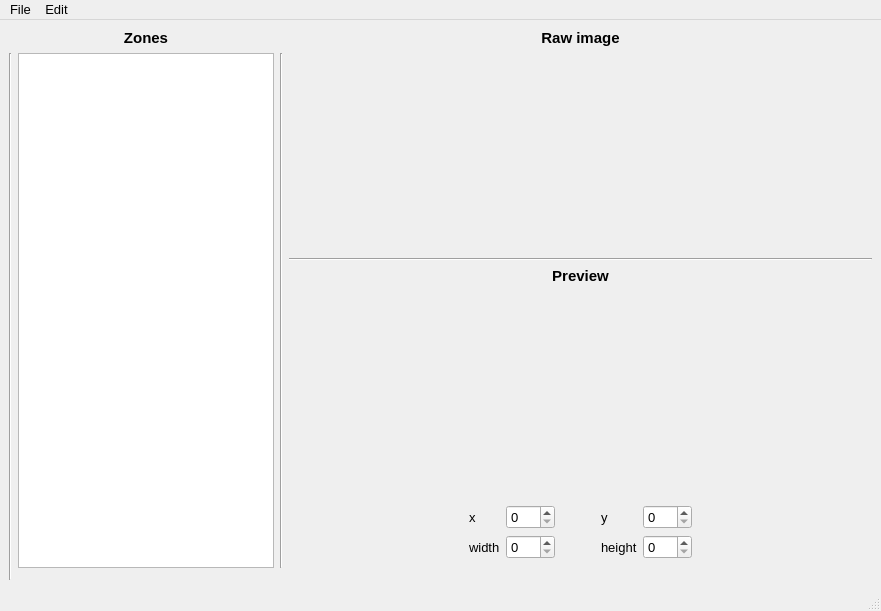
<?xml version="1.0" encoding="UTF-8"?>
<ui version="4.0">
 <class>MainWindow</class>
 <widget class="QMainWindow" name="MainWindow">
  <property name="windowModality">
   <enum>Qt::WindowModal</enum>
  </property>
  <property name="geometry">
   <rect>
    <x>0</x>
    <y>0</y>
    <width>881</width>
    <height>611</height>
   </rect>
  </property>
  <property name="font">
   <font>
    <pointsize>10</pointsize>
   </font>
  </property>
  <property name="windowTitle">
   <string>Zone checker</string>
  </property>
  <property name="windowIcon">
   <iconset>
    <normaloff>../../../../../Users/pbodet/Downloads/saunier_logo.jpg</normaloff>../../../../../Users/pbodet/Downloads/saunier_logo.jpg</iconset>
  </property>
  <property name="autoFillBackground">
   <bool>true</bool>
  </property>
  <property name="dockNestingEnabled">
   <bool>false</bool>
  </property>
  <widget class="QWidget" name="central_widget">
   <layout class="QGridLayout" name="gridLayout">
    <item row="0" column="0" rowspan="4" colspan="3">
     <layout class="QGridLayout" name="gridLayout_3">
      <item row="6" column="7">
       <spacer name="horizontalSpacer_4">
        <property name="orientation">
         <enum>Qt::Horizontal</enum>
        </property>
        <property name="sizeHint" stdset="0">
         <size>
          <width>40</width>
          <height>20</height>
         </size>
        </property>
       </spacer>
      </item>
      <item row="5" column="5" colspan="2">
       <widget class="QLabel" name="label">
        <property name="font">
         <font>
          <pointsize>11</pointsize>
          <weight>75</weight>
          <bold>true</bold>
         </font>
        </property>
        <property name="text">
         <string>Preview</string>
        </property>
        <property name="alignment">
         <set>Qt::AlignCenter</set>
        </property>
       </widget>
      </item>
      <item row="1" column="4">
       <spacer name="horizontalSpacer">
        <property name="orientation">
         <enum>Qt::Horizontal</enum>
        </property>
        <property name="sizeHint" stdset="0">
         <size>
          <width>40</width>
          <height>20</height>
         </size>
        </property>
       </spacer>
      </item>
      <item row="0" column="5" colspan="2">
       <widget class="QLabel" name="tc_number_label">
        <property name="sizePolicy">
         <sizepolicy hsizetype="Preferred" vsizetype="Preferred">
          <horstretch>0</horstretch>
          <verstretch>0</verstretch>
         </sizepolicy>
        </property>
        <property name="font">
         <font>
          <pointsize>11</pointsize>
          <weight>75</weight>
          <bold>true</bold>
         </font>
        </property>
        <property name="toolTip">
         <string/>
        </property>
        <property name="text">
         <string>Raw image</string>
        </property>
        <property name="alignment">
         <set>Qt::AlignCenter</set>
        </property>
       </widget>
      </item>
      <item row="1" column="0" rowspan="13">
       <widget class="Line" name="line">
        <property name="orientation">
         <enum>Qt::Vertical</enum>
        </property>
       </widget>
      </item>
      <item row="1" column="5" rowspan="2" colspan="2">
       <widget class="QLabel" name="input_view">
        <property name="text">
         <string/>
        </property>
        <property name="alignment">
         <set>Qt::AlignCenter</set>
        </property>
       </widget>
      </item>
      <item row="0" column="1" colspan="2">
       <widget class="QLabel" name="label_2">
        <property name="font">
         <font>
          <pointsize>11</pointsize>
          <weight>75</weight>
          <bold>true</bold>
         </font>
        </property>
        <property name="text">
         <string>Zones</string>
        </property>
        <property name="alignment">
         <set>Qt::AlignCenter</set>
        </property>
       </widget>
      </item>
      <item row="6" column="5" rowspan="2" colspan="2">
       <widget class="QLabel" name="output_view">
        <property name="sizePolicy">
         <sizepolicy hsizetype="Preferred" vsizetype="Preferred">
          <horstretch>0</horstretch>
          <verstretch>0</verstretch>
         </sizepolicy>
        </property>
        <property name="mouseTracking">
         <bool>true</bool>
        </property>
        <property name="text">
         <string/>
        </property>
        <property name="alignment">
         <set>Qt::AlignCenter</set>
        </property>
       </widget>
      </item>
      <item row="8" column="5">
       <spacer name="verticalSpacer">
        <property name="orientation">
         <enum>Qt::Vertical</enum>
        </property>
        <property name="sizeHint" stdset="0">
         <size>
          <width>20</width>
          <height>40</height>
         </size>
        </property>
       </spacer>
      </item>
      <item row="4" column="4" colspan="4">
       <widget class="Line" name="line_2">
        <property name="orientation">
         <enum>Qt::Horizontal</enum>
        </property>
       </widget>
      </item>
      <item row="6" column="4">
       <spacer name="horizontalSpacer_3">
        <property name="orientation">
         <enum>Qt::Horizontal</enum>
        </property>
        <property name="sizeHint" stdset="0">
         <size>
          <width>40</width>
          <height>20</height>
         </size>
        </property>
       </spacer>
      </item>
      <item row="9" column="4" rowspan="2" colspan="4">
       <widget class="QWidget" name="widget_2" native="true">
        <layout class="QGridLayout" name="gridLayout_2">
         <item row="0" column="0">
          <spacer name="horizontalSpacer_7">
           <property name="orientation">
            <enum>Qt::Horizontal</enum>
           </property>
           <property name="sizeHint" stdset="0">
            <size>
             <width>40</width>
             <height>20</height>
            </size>
           </property>
          </spacer>
         </item>
         <item row="1" column="1">
          <widget class="QLabel" name="width_label">
           <property name="text">
            <string>width</string>
           </property>
          </widget>
         </item>
         <item row="0" column="6">
          <spacer name="horizontalSpacer_6">
           <property name="orientation">
            <enum>Qt::Horizontal</enum>
           </property>
           <property name="sizeHint" stdset="0">
            <size>
             <width>40</width>
             <height>20</height>
            </size>
           </property>
          </spacer>
         </item>
         <item row="1" column="5">
          <widget class="QSpinBox" name="height_spinbox">
           <property name="accelerated">
            <bool>true</bool>
           </property>
           <property name="maximum">
            <number>999</number>
           </property>
          </widget>
         </item>
         <item row="0" column="3">
          <spacer name="horizontalSpacer_5">
           <property name="orientation">
            <enum>Qt::Horizontal</enum>
           </property>
           <property name="sizeType">
            <enum>QSizePolicy::Fixed</enum>
           </property>
           <property name="sizeHint" stdset="0">
            <size>
             <width>40</width>
             <height>20</height>
            </size>
           </property>
          </spacer>
         </item>
         <item row="0" column="5">
          <widget class="QSpinBox" name="y_spinbox">
           <property name="accelerated">
            <bool>true</bool>
           </property>
           <property name="maximum">
            <number>999</number>
           </property>
          </widget>
         </item>
         <item row="0" column="1">
          <widget class="QLabel" name="x_label">
           <property name="text">
            <string>x</string>
           </property>
          </widget>
         </item>
         <item row="0" column="4">
          <widget class="QLabel" name="y_label">
           <property name="text">
            <string>y</string>
           </property>
          </widget>
         </item>
         <item row="1" column="2">
          <widget class="QSpinBox" name="width_spinbox">
           <property name="accelerated">
            <bool>true</bool>
           </property>
           <property name="maximum">
            <number>999</number>
           </property>
          </widget>
         </item>
         <item row="0" column="2">
          <widget class="QSpinBox" name="x_spinbox">
           <property name="accelerated">
            <bool>true</bool>
           </property>
           <property name="maximum">
            <number>999</number>
           </property>
          </widget>
         </item>
         <item row="1" column="4">
          <widget class="QLabel" name="height_label">
           <property name="text">
            <string>height</string>
           </property>
          </widget>
         </item>
        </layout>
       </widget>
      </item>
      <item row="1" column="3" rowspan="10">
       <widget class="Line" name="line_3">
        <property name="orientation">
         <enum>Qt::Vertical</enum>
        </property>
       </widget>
      </item>
      <item row="1" column="7">
       <spacer name="horizontalSpacer_2">
        <property name="orientation">
         <enum>Qt::Horizontal</enum>
        </property>
        <property name="sizeHint" stdset="0">
         <size>
          <width>40</width>
          <height>20</height>
         </size>
        </property>
       </spacer>
      </item>
      <item row="3" column="5">
       <spacer name="verticalSpacer_2">
        <property name="orientation">
         <enum>Qt::Vertical</enum>
        </property>
        <property name="sizeHint" stdset="0">
         <size>
          <width>20</width>
          <height>40</height>
         </size>
        </property>
       </spacer>
      </item>
      <item row="1" column="1" rowspan="10" colspan="2">
       <widget class="QListWidget" name="zones_list_widget">
        <property name="maximumSize">
         <size>
          <width>300</width>
          <height>16777215</height>
         </size>
        </property>
       </widget>
      </item>
      <item row="11" column="1" rowspan="2" colspan="7">
       <widget class="QWidget" name="widget_3" native="true">
        <property name="maximumSize">
         <size>
          <width>16777215</width>
          <height>16777215</height>
         </size>
        </property>
        <layout class="QHBoxLayout" name="horizontalLayout">
         <property name="leftMargin">
          <number>0</number>
         </property>
         <property name="topMargin">
          <number>0</number>
         </property>
         <property name="rightMargin">
          <number>0</number>
         </property>
         <property name="bottomMargin">
          <number>0</number>
         </property>
        </layout>
       </widget>
      </item>
     </layout>
    </item>
   </layout>
  </widget>
  <widget class="QMenuBar" name="menubar">
   <property name="geometry">
    <rect>
     <x>0</x>
     <y>0</y>
     <width>881</width>
     <height>23</height>
    </rect>
   </property>
   <widget class="QMenu" name="menuFile">
    <property name="title">
     <string>File</string>
    </property>
    <addaction name="actionOpen"/>
    <addaction name="actionOpenConfig"/>
   </widget>
   <widget class="QMenu" name="menuEdit">
    <property name="title">
     <string>Edit</string>
    </property>
    <addaction name="action_copy_to_clipboard"/>
   </widget>
   <addaction name="menuFile"/>
   <addaction name="menuEdit"/>
  </widget>
  <widget class="QStatusBar" name="statusbar"/>
  <action name="actionOpen">
   <property name="text">
    <string>Open Image...</string>
   </property>
  </action>
  <action name="action_copy_to_clipboard">
   <property name="text">
    <string>Copy to clipboard</string>
   </property>
  </action>
  <action name="actionOpenConfig">
   <property name="text">
    <string>Open Config...</string>
   </property>
  </action>
 </widget>
 <resources/>
 <connections/>
</ui>
